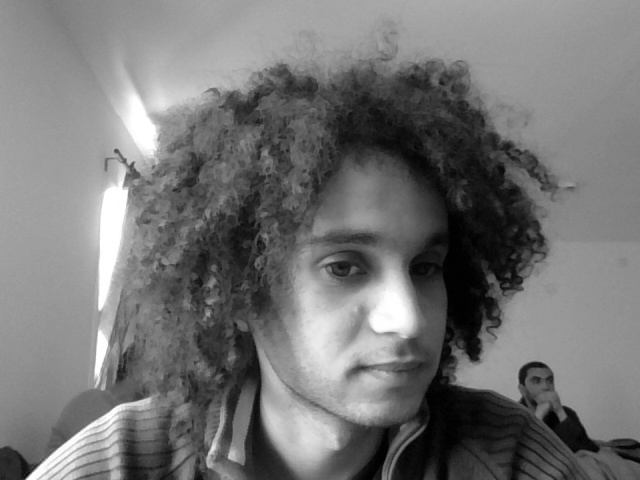
#> input picture images_db/alaa.1557310208.png, 640 x 480 px, given in place of the camera
$ python -i Recognizer.py   (imports and definitions only)   (Python 2 division)
#> lines starting #> are read from the running program, lines starting #| are printed output that depends on the picture; after the words box and inside, x2 and y2 are one past the last pixel; in counts of white or black regions, pixels touching at a corner belong together
import cv2, os, sys, pickle
import numpy as np
from PIL import Image
from configs import *

testImage = sys.argv[1]

faceCascade = cv2.CascadeClassifier(cascadePath)
profileCascade = cv2.CascadeClassifier(cascadePath2)

recognizer = cv2.face.LBPHFaceRecognizer_create()
#can also use createEigenFaceRecognizer() or createFisherFaceRecognizer() or createLBPHFaceRecognizer()
#Read http://docs.opencv.org/2.4/modules/contrib/doc/facerec/facerec_tutorial.html to understand ML behind


def predictFacesFromPhoto(image):
	#TODO: Similarly, recognize left and right faces
	img_gray = Image.open(image).convert('L')
	img = np.array(img_gray, 'uint8')
	face = faceCascade.detectMultiScale(img, scaleFactor, minNeighbors, cascadeFlags, minSize)
	for (x, y, w, h) in face:
		name_predicted, confidence = recognizer.predict(cv2.resize(img[y: y + h, x: x + w], face_resolution))

		print("It is predicted as "+str(name_predicted)+" with confidence"+str(confidence))
		#cv2.imshow("Scanned Face", img[y: y+h, x: x+w])
		#cv2.waitKey(1000)
####################

def predictFacesFromWebcam(label2name_map):

	#http://docs.opencv.org/2.4/modules/highgui/doc/reading_and_writing_images_and_video.html#videocapture-get
#> called with label2name_map = 'images_db/alaa.1557310208.png'
	video_capture = cv2.VideoCapture(cameraSource)
	frame_width = video_capture.get(3)
	frame_height = video_capture.get(4)

	while True:

		#Get a frame & Convert to grayscale
		ret, frame = video_capture.read()
#> frame is the input picture: shape (480, 640, 3); min 0, max 255, mean 116.2
		gray = cv2.cvtColor(frame, cv2.COLOR_BGR2GRAY)

        ##Phase 1: FACE DETECTION
		#to detect frontal face, left&right side faces
		faces = faceCascade.detectMultiScale(gray, scaleFactor, minNeighbors, cascadeFlags, minSize)
#> faces = ()
		sidefaces_left = profileCascade.detectMultiScale(gray, scaleFactor, minNeighbors, cascadeFlags, minSize)
#> sidefaces_left = ()
		sidefaces_right = profileCascade.detectMultiScale(np.fliplr(gray), scaleFactor, minNeighbors, cascadeFlags, minSize)
#> sidefaces_right = [[81, 363, 43, 43]]

        ##Phase 2: FACE RECOGNITION
		#Predict all detected faces to the list
		#The below commented lines checks if faces overlap to avoid recognizing & drawing rectangle around same face twice
		#I commented them since they seem to be unnecessary processing overhead, and works cool without them..
		for (x, y, w, h) in faces:
			# [22 lines of commented-out code are left out]

			cv2.rectangle(frame, (x, y), (x+w, y+h), (0, 255, 0), 2)
			name_predicted, confidence = recognizer.predict(cv2.resize(gray[y: y + h, x: x + w], face_resolution))

			if(name_predicted!=0 and confidence<confidence_threshold):
				print("It is predicted as "+label2name_map[name_predicted]+" with confidence "+str(confidence))
				cv2.putText(frame, label2name_map[name_predicted]+":"+str(confidence), (x+w,y+h), cv2.FONT_HERSHEY_SIMPLEX, 0.7, (0,0,255))
#> this loop made 0 passes


		for (x, y, w, h) in sidefaces_left:
			# [10 lines of commented-out code are left out]

			cv2.rectangle(frame, (x, y), (x+w, y+h), (0, 255, 0), 2)
			name_predicted, confidence = recognizer.predict(cv2.resize(gray[y: y + h, x: x + w], face_resolution))

			if(name_predicted!=0 and confidence<confidence_threshold):
				print("LSF is predicted as "+label2name_map[name_predicted]+" with confidence "+str(confidence))
				cv2.putText(frame, label2name_map[name_predicted]+":"+str(confidence), (x+w,y+h), cv2.FONT_HERSHEY_SIMPLEX, 0.7, (0,0,255))

		for (X, y, w, h) in sidefaces_right:
			x = int(frame_width-(X+w))
			# [10 lines of commented-out code are left out]

			cv2.rectangle(frame, (x, y), (x+w, y+h), (0, 255, 0), 2)
			name_predicted, confidence = recognizer.predict(cv2.resize(gray[y: y + h, x: x+w], face_resolution))

			if(name_predicted!=0 and confidence<confidence_threshold):
				print("RSF is predicted as "+label2name_map[name_predicted]+" with confidence "+str(confidence))
				cv2.putText(frame, label2name_map[name_predicted]+":"+str(confidence), (x+w,y+h), cv2.FONT_HERSHEY_SIMPLEX, 0.7, (0,0,255))
#> this loop made 1 pass
#> (X, y, w, h, x) on pass 1: (81, 363, 43, 43, 516)
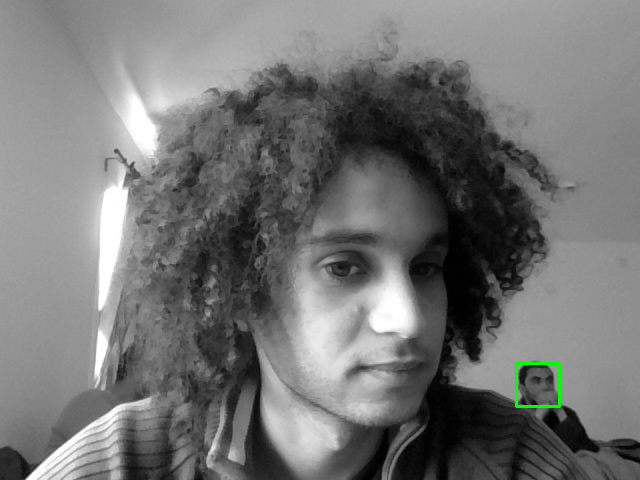
#> frame: shape (480, 640, 3); 0.17% of pixels changed, all inside (x1, y1, x2, y2) = (515, 362, 561, 408)


		cv2.imshow('Video', frame)

		if cv2.waitKey(1) & 0xFF == ord('q'):
			print("\nQuitting")
			break

	video_capture.release()
	cv2.destroyAllWindows()


####_MAIN_####


# [13 lines not run here, left out]

#> (the run stopped early here; a loop or call above may not have finished)
